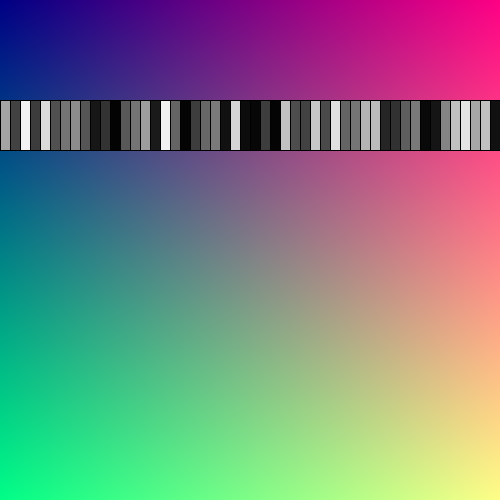
Frame 1 (no input)
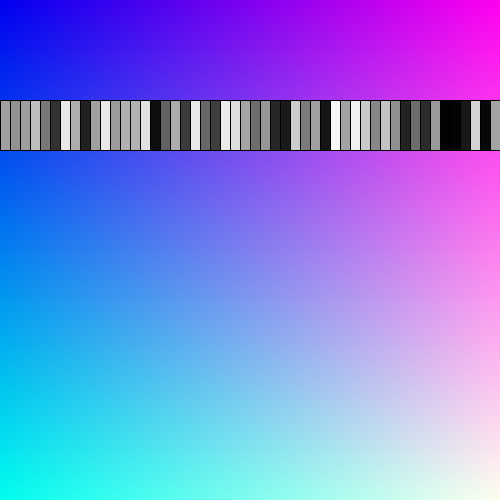
Frame 60 (the mouse pressed at the canvas centre just before this capture)
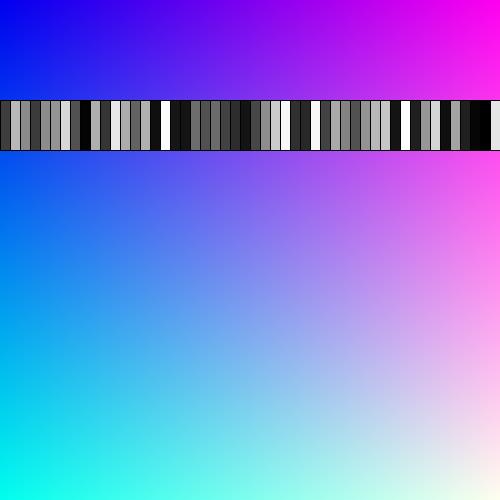
Frame 120 (the mouse held since frame 60 and released just before this capture)

The Processing sketch that drew these frames (run headless with seeded random() and noise(); from frame 60 on, the mouse is pressed at the canvas centre):

// Processing sketch: Changing_pixel_and_col_values
// ── Changing_pixel_and_col_values.pde
boolean save = false;
void setup() {
  size(500, 500);
}
 
void draw() {
  for (int y = 0; y < height; y=y+1) {
    for (int x = 0; x < width; x=x+1) {
      float r = 255 * (x / (float) width);
      float g = 255 * (y / (float) height);
      float b = 127.5 + 127.5 * sin(millis() / 1000.0);
      set(x, y, color(r, g, b));
    }
  }
  for (int i = 0; i<width; i++){
    float col = random(255);
    fill(col);
    rect(10*i ,100,50,50);
    
  }
  if (save == true){
    save("canvas_save.png");
    save = false;
  }
}

void keyPressed(){
  if (key == 's'){
    save = true;
  }
}
